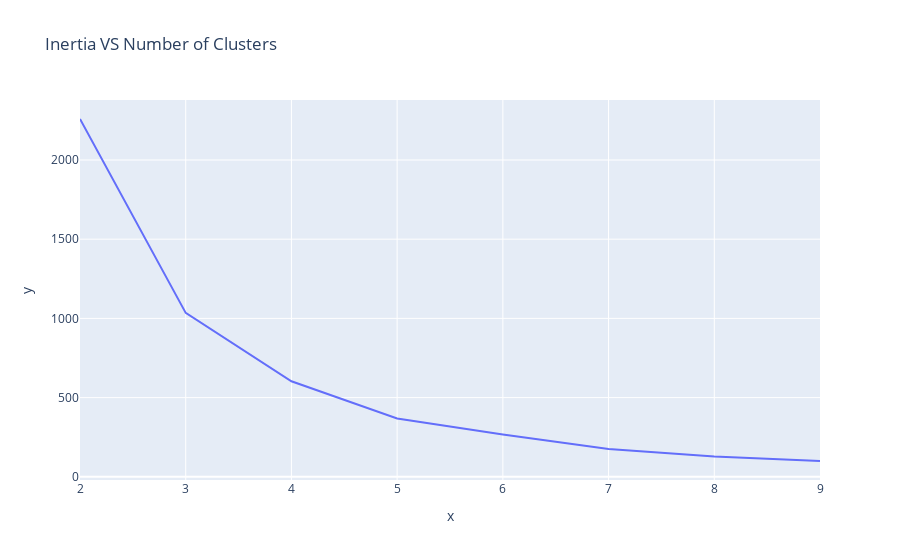

This figure's notebook cell:
### Code cell
fig = px.line(x=n_clusters, y=inertia, title="Inertia VS Number of Clusters")

fig.show()

### Figure 1 — Plotly figure (JSON) as saved in the notebook; plotly's stock layout.template omitted (floating-point values rounded to 4 significant figures)
{"data": [{"hovertemplate": "x=%{x}<br>y=%{y}<extra></extra>", "legendgroup": "", "line": {"color": "#636efa", "dash": "solid"}, "marker": {"symbol": "circle"}, "mode": "lines", "name": "", "orientation": "v", "showlegend": false, "type": "scatter", "x": [2, 3, 4, 5, 6, 7, 8, 9], "xaxis": "x", "y": [2259.0, 1035.0, 603.3, 367.7, 267.4, 175.1, 127.9, 99.87], "yaxis": "y"}], "layout": {"legend": {"tracegroupgap": 0}, "title": {"text": "Inertia VS Number of Clusters"}, "xaxis": {"anchor": "y", "domain": [0, 1], "title": {"text": "x"}}, "yaxis": {"anchor": "x", "domain": [0, 1], "title": {"text": "y"}}}}
